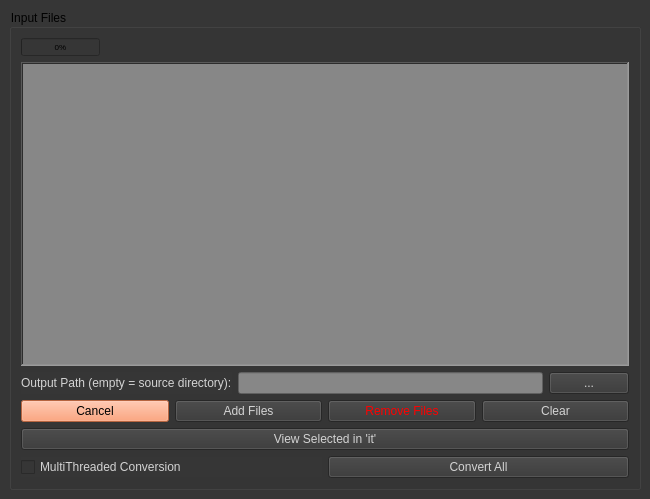
<?xml version="1.0" encoding="UTF-8"?>
<ui version="4.0">
 <class>Tex2Exr</class>
 <widget class="QMainWindow" name="Tex2Exr">
  <property name="geometry">
   <rect>
    <x>0</x>
    <y>0</y>
    <width>650</width>
    <height>499</height>
   </rect>
  </property>
  <property name="windowTitle">
   <string>Tex2Exr</string>
  </property>
  <property name="toolTip">
   <string extracomment="convert tex files to Exr"/>
  </property>
  <property name="tabShape">
   <enum>QTabWidget::Rounded</enum>
  </property>
  <property name="dockNestingEnabled">
   <bool>true</bool>
  </property>
  <widget class="QWidget" name="centralwidget">
   <property name="styleSheet">
    <string notr="true">background-color: rgb(54, 54, 54);</string>
   </property>
   <layout class="QGridLayout" name="gridLayout_2">
    <item row="0" column="0">
     <widget class="QGroupBox" name="groupBox">
      <property name="styleSheet">
       <string notr="true"/>
      </property>
      <property name="title">
       <string>Input Files</string>
      </property>
      <layout class="QGridLayout" name="gridLayout">
       <item row="1" column="0">
        <widget class="QListWidget" name="list_widget">
         <property name="cursor" stdset="0">
          <cursorShape>ArrowCursor</cursorShape>
         </property>
         <property name="mouseTracking">
          <bool>false</bool>
         </property>
         <property name="whatsThis">
          <string extracomment="out"/>
         </property>
         <property name="autoFillBackground">
          <bool>false</bool>
         </property>
         <property name="styleSheet">
          <string notr="true">background-color: rgb(135, 135, 135);
</string>
         </property>
         <property name="frameShape">
          <enum>QFrame::WinPanel</enum>
         </property>
         <property name="frameShadow">
          <enum>QFrame::Sunken</enum>
         </property>
         <property name="editTriggers">
          <set>QAbstractItemView::DoubleClicked|QAbstractItemView::EditKeyPressed</set>
         </property>
         <property name="showDropIndicator" stdset="0">
          <bool>true</bool>
         </property>
         <property name="dragEnabled">
          <bool>false</bool>
         </property>
         <property name="dragDropOverwriteMode">
          <bool>false</bool>
         </property>
         <property name="dragDropMode">
          <enum>QAbstractItemView::DropOnly</enum>
         </property>
         <property name="defaultDropAction">
          <enum>Qt::IgnoreAction</enum>
         </property>
         <property name="alternatingRowColors">
          <bool>true</bool>
         </property>
         <property name="selectionMode">
          <enum>QAbstractItemView::ExtendedSelection</enum>
         </property>
         <property name="movement">
          <enum>QListView::Static</enum>
         </property>
         <property name="flow">
          <enum>QListView::TopToBottom</enum>
         </property>
         <property name="viewMode">
          <enum>QListView::ListMode</enum>
         </property>
         <property name="sortingEnabled">
          <bool>true</bool>
         </property>
        </widget>
       </item>
       <item row="2" column="0">
        <layout class="QVBoxLayout" name="verticalLayout">
         <item>
          <layout class="QHBoxLayout" name="horizontalLayout_3">
           <item>
            <widget class="QLabel" name="label">
             <property name="styleSheet">
              <string notr="true">color: rgb(211, 211, 211);</string>
             </property>
             <property name="text">
              <string>Output Path (empty = source directory):</string>
             </property>
            </widget>
           </item>
           <item>
            <widget class="QLineEdit" name="output_path_le">
             <property name="enabled">
              <bool>true</bool>
             </property>
             <property name="sizePolicy">
              <sizepolicy hsizetype="Expanding" vsizetype="Fixed">
               <horstretch>0</horstretch>
               <verstretch>0</verstretch>
              </sizepolicy>
             </property>
             <property name="toolTip">
              <string>&lt;html&gt;&lt;head/&gt;&lt;body&gt;&lt;p&gt;add custom output Directory here |&lt;span style=&quot; font-weight:600;&quot;&gt; Empty means converted files will be written in same Directory&lt;/span&gt;&lt;/p&gt;&lt;p&gt;&lt;br/&gt;&lt;/p&gt;&lt;/body&gt;&lt;/html&gt;</string>
             </property>
             <property name="whatsThis">
              <string/>
             </property>
             <property name="styleSheet">
              <string notr="true">background-color: rgb(135, 135, 135);</string>
             </property>
             <property name="text">
              <string/>
             </property>
             <property name="frame">
              <bool>true</bool>
             </property>
            </widget>
           </item>
           <item>
            <widget class="QPushButton" name="choos_dir">
             <property name="styleSheet">
              <string notr="true">color: rgb(211, 211, 211);</string>
             </property>
             <property name="text">
              <string>...</string>
             </property>
            </widget>
           </item>
          </layout>
         </item>
         <item>
          <layout class="QHBoxLayout" name="horizontalLayout">
           <item>
            <widget class="QPushButton" name="cancel_task">
             <property name="styleSheet">
              <string notr="true">background-color: rgb(255, 142, 90);</string>
             </property>
             <property name="text">
              <string>Cancel</string>
             </property>
            </widget>
           </item>
           <item>
            <widget class="QPushButton" name="add_files">
             <property name="sizePolicy">
              <sizepolicy hsizetype="Minimum" vsizetype="Fixed">
               <horstretch>0</horstretch>
               <verstretch>0</verstretch>
              </sizepolicy>
             </property>
             <property name="toolTip">
              <string>&lt;html&gt;&lt;head/&gt;&lt;body&gt;&lt;p&gt;Load tex files&lt;/p&gt;&lt;/body&gt;&lt;/html&gt;</string>
             </property>
             <property name="styleSheet">
              <string notr="true">color: rgb(211, 211, 211);</string>
             </property>
             <property name="text">
              <string>Add Files</string>
             </property>
            </widget>
           </item>
           <item>
            <widget class="QPushButton" name="remove_files">
             <property name="sizePolicy">
              <sizepolicy hsizetype="Minimum" vsizetype="Fixed">
               <horstretch>0</horstretch>
               <verstretch>0</verstretch>
              </sizepolicy>
             </property>
             <property name="toolTip">
              <string>&lt;html&gt;&lt;head/&gt;&lt;body&gt;&lt;p&gt;Remve selected Tex files&lt;/p&gt;&lt;/body&gt;&lt;/html&gt;</string>
             </property>
             <property name="styleSheet">
              <string notr="true">color: rgb(255, 0, 0);</string>
             </property>
             <property name="text">
              <string>Remove Files</string>
             </property>
            </widget>
           </item>
           <item>
            <widget class="QPushButton" name="clear_files">
             <property name="styleSheet">
              <string notr="true">color: rgb(211, 211, 211);</string>
             </property>
             <property name="text">
              <string>Clear</string>
             </property>
            </widget>
           </item>
          </layout>
         </item>
         <item>
          <widget class="QPushButton" name="view_in_it">
           <property name="toolTip">
            <string>&lt;html&gt;&lt;head/&gt;&lt;body&gt;&lt;p&gt;Open selected file in RenderMan 'It'&lt;/p&gt;&lt;/body&gt;&lt;/html&gt;</string>
           </property>
           <property name="styleSheet">
            <string notr="true">color: rgb(211, 211, 211);</string>
           </property>
           <property name="text">
            <string>View Selected in 'it'</string>
           </property>
          </widget>
         </item>
         <item>
          <layout class="QHBoxLayout" name="horizontalLayout_2">
           <item>
            <widget class="QCheckBox" name="check_multithreaded">
             <property name="font">
              <font>
               <weight>50</weight>
               <bold>false</bold>
              </font>
             </property>
             <property name="styleSheet">
              <string notr="true">color: rgb(211, 211, 211);</string>
             </property>
             <property name="text">
              <string>MultiThreaded Conversion</string>
             </property>
            </widget>
           </item>
           <item>
            <widget class="QPushButton" name="convert_files">
             <property name="sizePolicy">
              <sizepolicy hsizetype="Minimum" vsizetype="Fixed">
               <horstretch>0</horstretch>
               <verstretch>0</verstretch>
              </sizepolicy>
             </property>
             <property name="toolTip">
              <string>&lt;html&gt;&lt;head/&gt;&lt;body&gt;&lt;p&gt;Convert All files to EXR&lt;/p&gt;&lt;/body&gt;&lt;/html&gt;</string>
             </property>
             <property name="styleSheet">
              <string notr="true">color: rgb(211, 211, 211);</string>
             </property>
             <property name="text">
              <string>Convert All</string>
             </property>
            </widget>
           </item>
          </layout>
         </item>
        </layout>
       </item>
       <item row="0" column="0">
        <widget class="QProgressBar" name="convert_progress">
         <property name="enabled">
          <bool>true</bool>
         </property>
         <property name="sizePolicy">
          <sizepolicy hsizetype="Fixed" vsizetype="Fixed">
           <horstretch>0</horstretch>
           <verstretch>0</verstretch>
          </sizepolicy>
         </property>
         <property name="font">
          <font>
           <pointsize>6</pointsize>
          </font>
         </property>
         <property name="mouseTracking">
          <bool>true</bool>
         </property>
         <property name="styleSheet">
          <string notr="true"/>
         </property>
         <property name="value">
          <number>0</number>
         </property>
        </widget>
       </item>
      </layout>
     </widget>
    </item>
   </layout>
  </widget>
  <action name="actionOpen">
   <property name="text">
    <string>Open</string>
   </property>
  </action>
 </widget>
 <resources/>
 <connections/>
</ui>
